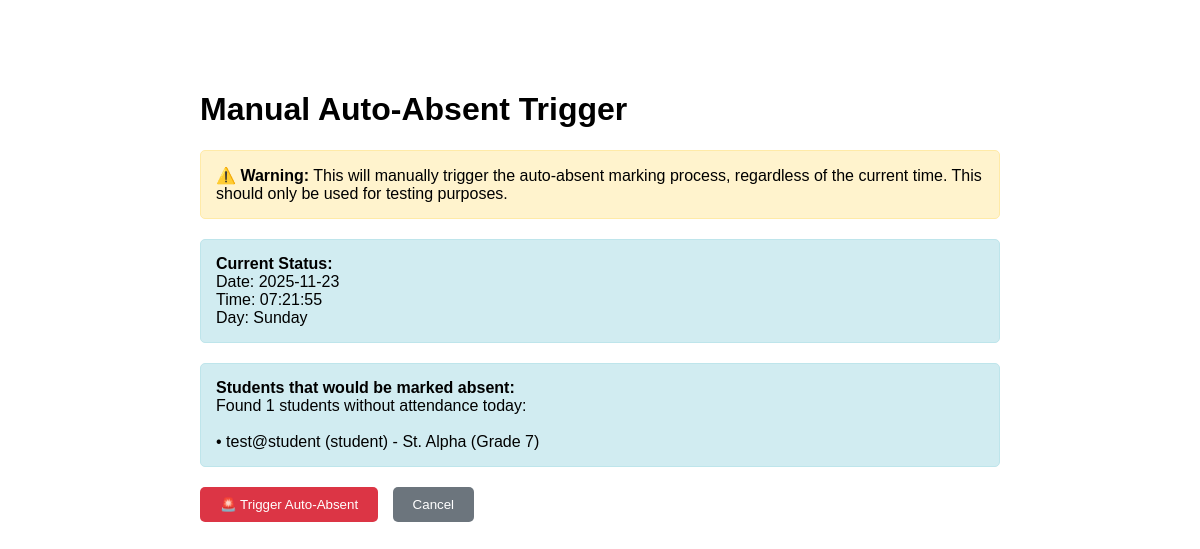
Before: /manual-auto-absent.php with the older database file.
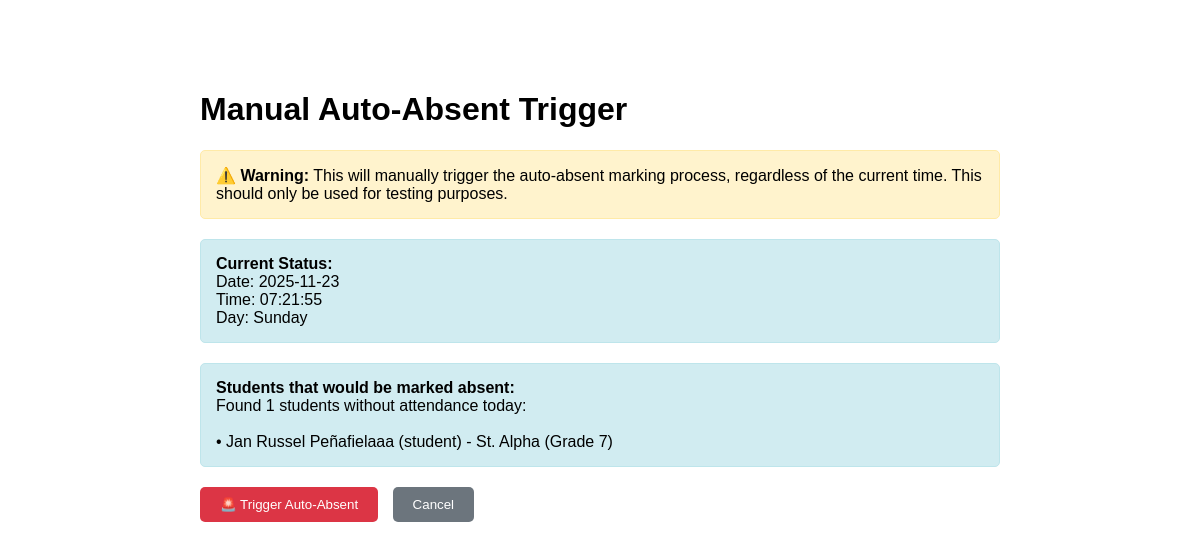
After: the same page with the newer database file.
### tables this page shows
CREATE TABLE `users` (
  `id` int(11) NOT NULL,
  `username` varchar(50) NOT NULL,
  `full_name` varchar(100) NOT NULL,
  `email` varchar(100) DEFAULT NULL,
  `phone` varchar(20) DEFAULT NULL,
  `role` enum('admin','teacher','student','parent') NOT NULL,
  `lrn` varchar(12) DEFAULT NULL COMMENT 'Learner Reference Number for students only',
  `section_id` int(11) DEFAULT NULL,
  `parent_id` int(11) DEFAULT NULL,
  `profile_image` varchar(255) DEFAULT NULL,
  `qr_code` text DEFAULT NULL,
  `status` enum('active','inactive') DEFAULT 'active',
  `created_at` timestamp NOT NULL DEFAULT current_timestamp(),
  `updated_at` timestamp NOT NULL DEFAULT current_timestamp() ON UPDATE current_timestamp()
);

CREATE TABLE `sections` (
  `id` int(11) NOT NULL,
  `section_name` varchar(50) NOT NULL,
  `grade_level` varchar(20) NOT NULL,
  `teacher_id` int(11) DEFAULT NULL,
  `description` text DEFAULT NULL,
  `status` enum('active','inactive') DEFAULT 'active',
  `created_at` timestamp NOT NULL DEFAULT current_timestamp()
);

### manual-auto-absent.php (the view, shortened to what this page needs)
<?php
require_once __DIR__ . '/sms_functions.php';
$confirmed = isset($_POST['confirm']) && $_POST['confirm'] === 'yes';
if (!$confirmed) {
    ?>
    <!DOCTYPE html>
    <html>
    <head>
    </head>
    <body>
        <h1>Manual Auto-Absent Trigger</h1>
        <div class="warning">
            <strong>⚠️ Warning:</strong> This will manually trigger the auto-absent marking process,
            regardless of the current time. This should only be used for testing purposes.
        </div>
        <div class="info">
            <strong>Current Status:</strong><br>
            Date: <?php echo date('Y-m-d'); ?><br>
            Time: <?php echo date('H:i:s'); ?><br>
            Day: <?php echo date('l'); ?><br>
        </div>
        <?php
        try {
            $today = date('Y-m-d');
            $absent_students_query = "
                SELECT u.id, u.username, u.full_name, u.section_id, s.section_name, s.grade_level
                FROM users u
                LEFT JOIN sections s ON u.section_id = s.id
                LEFT JOIN attendance a ON u.id = a.student_id AND a.attendance_date = ?
                WHERE u.role = 'student'
                AND u.status = 'active'
                AND a.id IS NULL
            ";
            $stmt = $pdo->prepare($absent_students_query);
            $stmt->execute([$today]);
            $absent_students = $stmt->fetchAll(PDO::FETCH_ASSOC);
            echo "<div class='info'>";
            echo "<strong>Students that would be marked absent:</strong><br>";
            if (count($absent_students) > 0) {
                echo "Found " . count($absent_students) . " students without attendance today:<br><br>";
                foreach ($absent_students as $student) {
                    $section_info = $student['section_name'] ? "{$student['section_name']} (Grade {$student['grade_level']})" : 'No Section';
                    echo "• {$student['full_name']} ({$student['username']}) - {$section_info}<br>";
                }
            } else {
                echo "No students found without attendance records today.";
            }
            echo "</div>";
        } catch (Exception $e) {
            echo "<div class='warning'>Error checking students: " . $e->getMessage() . "</div>";
        }
        ?>
        <form method="POST" onsubmit="return confirm('Are you sure you want to trigger auto-absent marking? This cannot be undone.');">
            <button type="submit">🚨 Trigger Auto-Absent</button>
            <button type="button" class="cancel" onclick="window.location.href='dashboard.php'">Cancel</button>
        </form>
    </body>
    </html>
    <?php
    exit;
}
?>

### manual-auto-absent.php (style rules this page uses)
body { font-family: Arial, sans-serif; max-width: 800px; margin: 50px auto; padding: 20px; }
.warning { background: #fff3cd; border: 1px solid #ffeaa7; padding: 15px; border-radius: 5px; margin: 20px 0; }
.info { background: #d1ecf1; border: 1px solid #bee5eb; padding: 15px; border-radius: 5px; margin: 20px 0; }
button { background: #dc3545; color: white; padding: 10px 20px; border: none; border-radius: 5px; cursor: pointer; }
.cancel { background: #6c757d; margin-left: 10px; }

Changed rows visible on the page:
changed users "student": full_name "test@student" → "Jan Russel Peñafielaaa"
